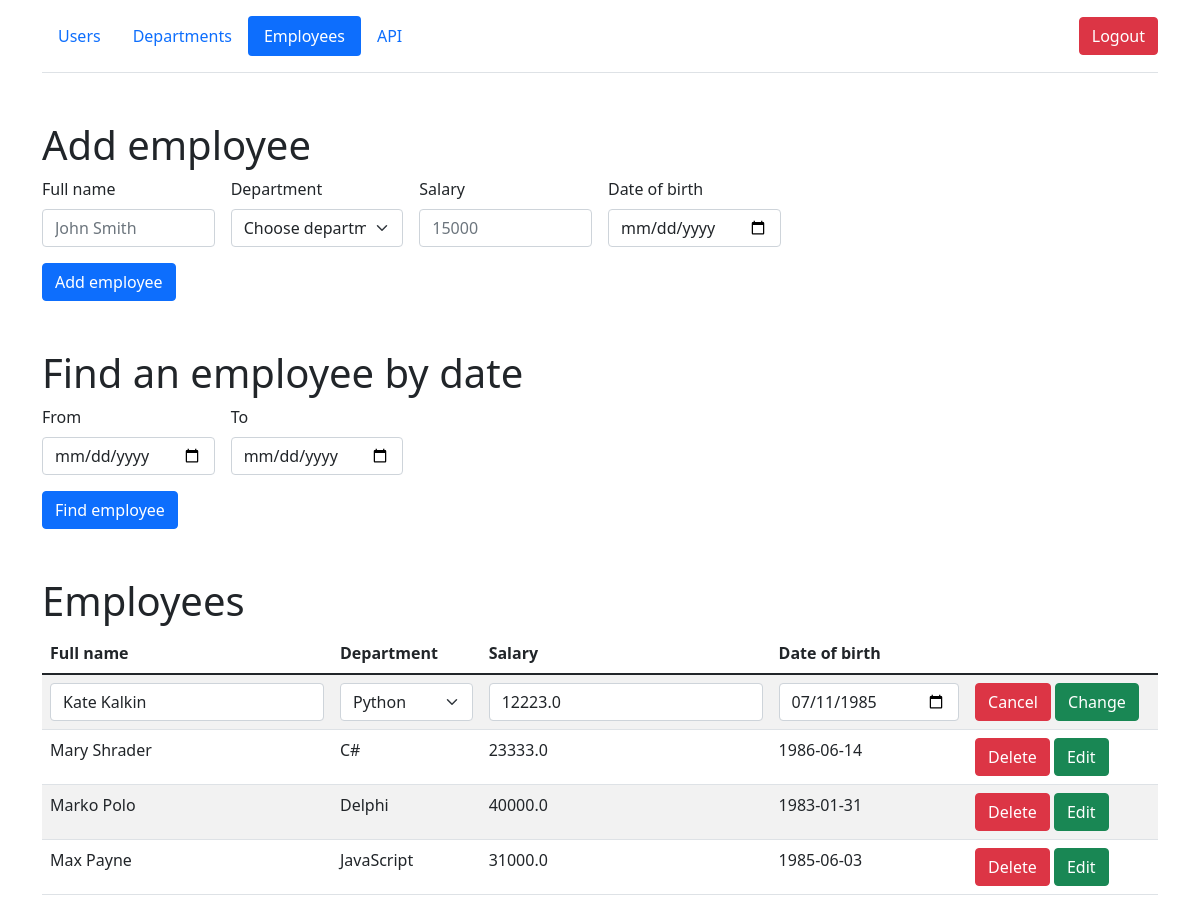
/employees/1/edit (signed in), run on the app's committed database.
### models/employees.py (models this page shows, shortened)
class Employees(db.Model):
    __table_args__ = {'extend_existing': True}
    id = db.Column(db.Integer, primary_key=True)
    department = db.Column(db.String(50), nullable=False)
    name = db.Column(db.String(50), nullable=False)
    birth_date = db.Column(db.Date, nullable=False)
    salary = db.Column(db.Float, nullable=False)

### views/views_employees.py (the view, shortened to what this page needs)
@api_employees.route('/employees/<int:id>/edit', methods=['GET', 'POST'])
@login_required
def edit_emp(id):
    if session.get('user') and session.get('user')[0] == ADMIN:
        departments = Departments.query.all()
        employees = Employees.query.all()
        if Employees.query.get(id):
            return render_template('employees.html', id=id, departments=departments, employees=employees)
        return redirect('/employees')

### views/views_employees.py (called while the page is built)
@api_employees.before_request
def check_session():
    if session.get('user'):
        users = User.query.filter_by(login=session.get('user')[0]).all()
        login_user(users[0])
        session.permanent = False
    else:
        return redirect('/')

### templates/employees.html (shortened to what this page needs)
{% extends 'base.html' %}
{% block body %}
<div class="container">
        <header class="d-flex flex-wrap align-items-center justify-content-center justify-content-md-between py-3 mb-4 border-bottom">
          <ul class="nav nav-pills">
              <li class="nav-item"><a href="/users" class="nav-link">Users</a></li>
            <li class="nav-item"><a href="/departments" class="nav-link">Departments</a></li>
            <li class="nav-item"><a href="/employees" class="nav-link active">Employees</a></li>
              <li class="nav-item"><a href="/api_list" class="nav-link">API</a></li>
          </ul>
            <div class="col-md-3 text-end">
                <a href="/logout">
                    <button type="button" class="btn btn-danger">Logout</button>
                </a>
              </div>
        </header>
      </div>
 <div class="container mt-5">
        <h1>Add employee</h1>
      <form method="post" class="row g-3 needs-validation" novalidate>
                <div class="col-md-2">
                  <label for="validationCustom01" class="form-label">Full name</label>
                  <input type="text"  name="name" class="form-control" id="validationCustom01" placeholder="John Smith" required>
                </div>
                <div class="col-md-2">
                  <label for="validationCustom04" class="form-label">Department</label>
                  <select name="department" class="form-select" id="validationCustom04" required>
                    <option selected disabled value="">Choose department</option>
                  </select>
                </div>
                <div class="col-md-2">
                  <label for="validationCustom05" class="form-label">Salary</label>
                  <input name="salary" type="text" class="form-control" id="validationCustom05" placeholder="15000" required>
                </div>
                  <div class="col-md-2">
                    <label for="validationCustom05" class="form-label">Date of birth</label>
                    <input name="birth_date" id="validationCustom06" type="date" class="form-control">
                  </div>
              <div class="col-12">
                <button class="btn btn-primary" type="submit">Add employee</button>
              </div>
      </form>
 </div>
<div class="container mt-5">
    <h1>Find an employee by date</h1>
     <form id="find_by_date" method="post" class="row g-3 needs-validation" novalidate>
        <div class="col-md-2">
                    <label for="validationCustom05" class="form-label">From</label>
                    <input name="From" id="validationCustom0" type="date" class="form-control">
        </div>
         <div class="col-md-2">
                    <label for="validationCustom05" class="form-label">To</label>
                    <input name="To" id="validationCustom1" type="date" class="form-control">
        </div>
         <div class="col-12">
                <button class="btn btn-primary" type="submit">Find employee</button>
              </div>
     </form>
</div>
<div class="container mt-5">
    <h1>Employees</h1>
        <table id="data" class="table table-striped">
            <thead>
              <tr>
                <th>Full name</th>
                  <th>Department</th>
                  <th>Salary</th>
                  <th>Date of birth</th>
                  <th></th>
              </tr>
            </thead>
            <tbody>
              {% for emp in employees %}
              {% if emp.id == id %}
                  <form method="post" class="row g-3 needs-validation" novalidate>
                            <tr>
                                  <td><input type="text"  name="new_name" class="form-control" id="validationCustom08" value="{{ emp.name }}" required></td>
                                  <td><select name="new_department" class="form-select" id="validationCustom09"  required>
                                    <option selected >{{ emp.department }}</option>
                                  </select></td>
                                    <td><input name="new_salary" type="text" class="form-control" id="validationCustom10" value="{{ emp.salary }}" required></td>
                                    <td><input name="new_birth_date" id="validationCustom11" type="date" class="form-control" value="{{ emp.birth_date }}"></td>
                                    <td>
                                 <a href="/employees" class="btn btn-danger">Cancel</a>
                                <button class="btn btn-success" type="submit">Change</button>
                                </td>
                         </tr>
                  </form>
              {% else %}
                <tr>
                  <td>{{ emp.name }}</td>
                  <td>{{ emp.department }}</td>
                    <td>{{ emp.salary }}</td>
                    <td>{{ emp.birth_date }}</td>
                    <td>
                 <a href="/employees/{{ emp.id }}/del" class="btn btn-danger">Delete</a>
                <a href="/employees/{{ emp.id }}/edit" class="btn btn-success">Edit</a>
              </td>
                </tr>
                {% endif %}
              {% endfor %}
            </tbody>
        </table>
</div>
{% endblock %}

### data on the page
Employees: new_name "Kate Kalkin", new_department "Python", new_salary "12223.0", new_birth_date "07/11/1985"
Employees: name "Mary Shrader", department "C#", salary "23333.0", birth_date "1986-06-14"
Employees: name "Marko Polo", department "Delphi", salary "40000.0", birth_date "1983-01-31"
Employees: name "Max Payne", department "JavaScript", salary "31000.0", birth_date "1985-06-03"
